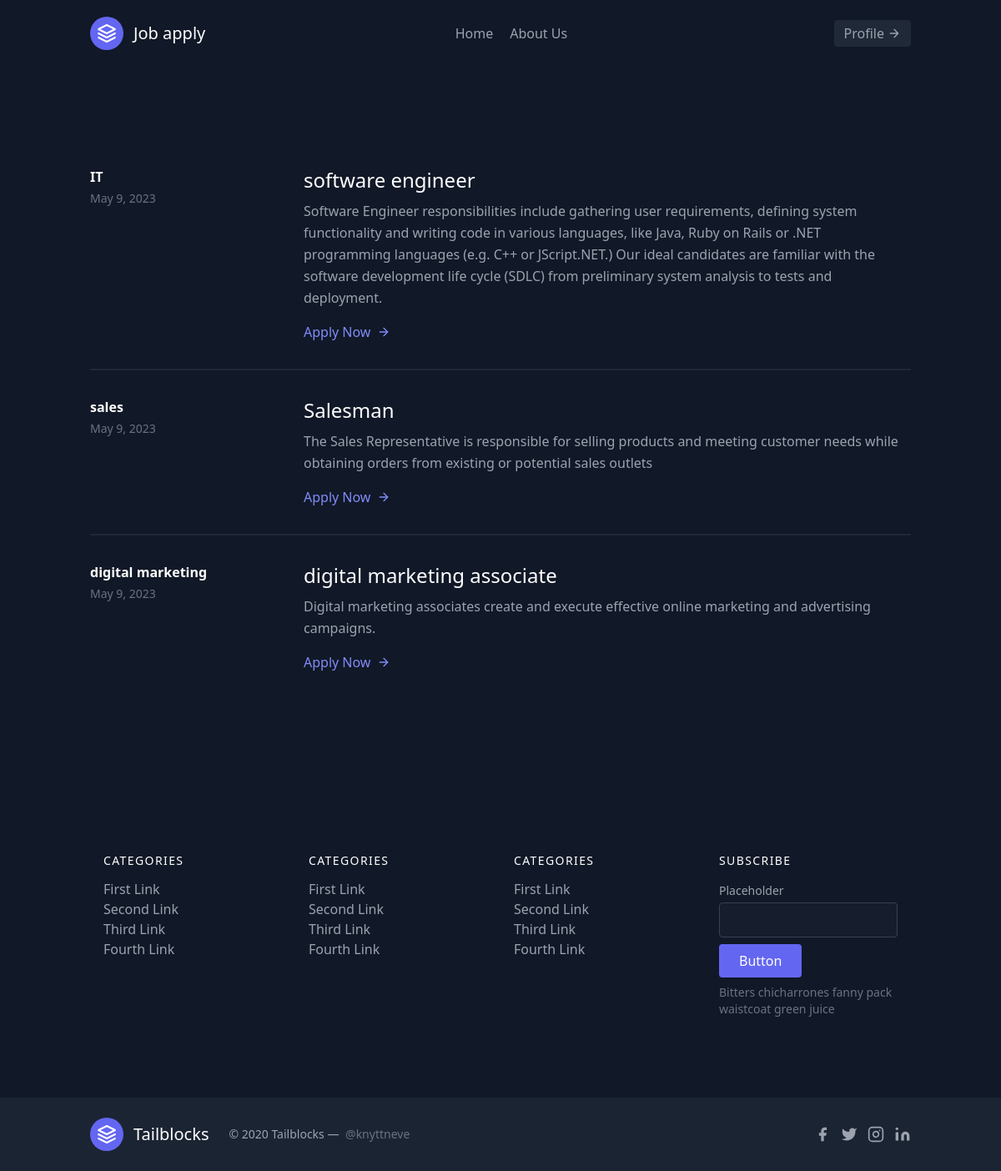
/ (signed in), run on the app's committed database.
### Home/models.py (models this page shows, shortened)
class Jobs(models.Model):
    Id = models.AutoField(primary_key=True)
    JobTitle = models.CharField(max_length=100)
    JobDescription = models.CharField(max_length=1000)
    JobLocation = models.CharField(max_length=100)
    JobType = models.CharField(max_length=100)
    JobCategory = models.CharField(max_length=100)
    JobSalary = models.CharField(max_length=100)
    JObDate = models.DateField(auto_now_add=True)
    JobCompany = models.CharField(max_length=100)
    SubmitedByResumas = models.ManyToManyField(users, related_name='SubmitedByResumas', blank=True)

### Home/views.py (the view)
# urls.py: 2. Add a URL to urlpatterns:  path('', Home.as_view(), name='home')
@login_required(login_url='/signin')
def Home(request):
    user_id = request.user.id
    jobs = Jobs.objects.all()
    context = {'Jobs': jobs,
               "user_id":user_id}
    return render(request, 'index.html', context)

### Templates/index.html
{% extends 'main.html' %}
{% block content %}
<section class="text-gray-400 bg-gray-900 body-font overflow-hidden" style="padding: 2%;">
  <div class="container px-5 py-24 mx-auto" bis_skin_checked="1">
    <div class="-my-8 divide-y-2 divide-gray-800" bis_skin_checked="1">
      {% for i in Jobs %}
        <div class="py-8 flex flex-wrap md:flex-nowrap" bis_skin_checked="1">
          <div class="md:w-64 md:mb-0 mb-6 flex-shrink-0 flex flex-col" bis_skin_checked="1">
            <span class="font-semibold title-font text-white">{{i.JobCategory}}</span>
            <span class="mt-1 text-gray-500 text-sm">{{i.JObDate}}</span>
          </div>
          <div class="md:flex-grow" bis_skin_checked="1">
            <h2 class="text-2xl font-medium text-white title-font mb-2">{{i.JobTitle}}</h2>
            <p class="leading-relaxed">{{i.JobDescription}}</p>
            <a class="text-indigo-400 inline-flex items-center mt-4" href="job-profile/{{i.Id}}">Apply Now
              <svg class="w-4 h-4 ml-2" viewBox="0 0 24 24" stroke="currentColor" stroke-width="2" fill="none"
                stroke-linecap="round" stroke-linejoin="round">
                <path d="M5 12h14"></path>
                <path d="M12 5l7 7-7 7"></path>
              </svg>
            </a>
          </div>
        </div>
      {% endfor %}
    </div>
  </div>
</section>
{% endblock %}

### Templates/main.html (shortened to what this page needs)
<!DOCTYPE html>
<html lang="en">
<head>
    <script src="https://cdn.tailwindcss.com"></script>
</head>
<body>
  <header class="text-gray-400 bg-gray-900 body-font">
      <div class="container mx-auto flex flex-wrap p-5 flex-col md:flex-row items-center" bis_skin_checked="1">
        <a class="flex title-font font-medium items-center text-white mb-4 md:mb-0" href="/">
          <svg xmlns="http://www.w3.org/2000/svg" fill="none" stroke="currentColor" stroke-linecap="round" stroke-linejoin="round" stroke-width="2" class="w-10 h-10 text-white p-2 bg-indigo-500 rounded-full" viewBox="0 0 24 24">
            <path d="M12 2L2 7l10 5 10-5-10-5zM2 17l10 5 10-5M2 12l10 5 10-5"></path>
          </svg>
          <span class="ml-3 text-xl">Job apply</span>
        </a>
        <nav class="md:ml-auto md:mr-auto flex flex-wrap items-center text-base justify-center">
          <a class="mr-5 hover:text-white" href="/">Home</a>
          <a class="mr-5 hover:text-white" href="/about">About Us</a>
        </nav>
        <a href="/me/{{user_id}}">
          <button class="inline-flex items-center bg-gray-800 border-0 py-1 px-3 focus:outline-none hover:bg-gray-700 rounded text-base mt-4 md:mt-0">Profile
            <svg fill="none" stroke="currentColor" stroke-linecap="round" stroke-linejoin="round" stroke-width="2" class="w-4 h-4 ml-1" viewBox="0 0 24 24">
              <path d="M5 12h14M12 5l7 7-7 7"></path>
            </svg>
          </button>
        </a>
      </div>
    </header>
  {% block content %}
  {% endblock %}
</body>
<footer class="text-gray-400 bg-gray-900 body-font">
    <div class="container px-5 py-24 mx-auto" bis_skin_checked="1">
      <div class="flex flex-wrap md:text-left text-center order-first" bis_skin_checked="1">
        <div class="lg:w-1/4 md:w-1/2 w-full px-4" bis_skin_checked="1">
          <h2 class="title-font font-medium text-white tracking-widest text-sm mb-3">CATEGORIES</h2>
          <nav class="list-none mb-10">
            <li>
              <a class="text-gray-400 hover:text-white">First Link</a>
            </li>
            <li>
              <a class="text-gray-400 hover:text-white">Second Link</a>
            </li>
            <li>
              <a class="text-gray-400 hover:text-white">Third Link</a>
            </li>
            <li>
              <a class="text-gray-400 hover:text-white">Fourth Link</a>
            </li>
          </nav>
        </div>
        <div class="lg:w-1/4 md:w-1/2 w-full px-4" bis_skin_checked="1">
          <h2 class="title-font font-medium text-white tracking-widest text-sm mb-3">CATEGORIES</h2>
          <nav class="list-none mb-10">
            <li>
              <a class="text-gray-400 hover:text-white">First Link</a>
            </li>
            <li>
              <a class="text-gray-400 hover:text-white">Second Link</a>
            </li>
            <li>
              <a class="text-gray-400 hover:text-white">Third Link</a>
            </li>
            <li>
              <a class="text-gray-400 hover:text-white">Fourth Link</a>
            </li>
          </nav>
        </div>
        <div class="lg:w-1/4 md:w-1/2 w-full px-4" bis_skin_checked="1">
          <h2 class="title-font font-medium text-white tracking-widest text-sm mb-3">CATEGORIES</h2>
          <nav class="list-none mb-10">
            <li>
              <a class="text-gray-400 hover:text-white">First Link</a>
            </li>
            <li>
              <a class="text-gray-400 hover:text-white">Second Link</a>
            </li>
            <li>
              <a class="text-gray-400 hover:text-white">Third Link</a>
            </li>
            <li>
              <a class="text-gray-400 hover:text-white">Fourth Link</a>
            </li>
          </nav>
        </div>
        <div class="lg:w-1/4 md:w-1/2 w-full px-4" bis_skin_checked="1">
          <h2 class="title-font font-medium text-white tracking-widest text-sm mb-3">SUBSCRIBE</h2>
          <div class="flex xl:flex-nowrap md:flex-nowrap lg:flex-wrap flex-wrap justify-center items-end md:justify-start" bis_skin_checked="1">
            <div class="relative w-40 sm:w-auto xl:mr-4 lg:mr-0 sm:mr-4 mr-2" bis_skin_checked="1">
              <label for="footer-field" class="leading-7 text-sm text-gray-400">Placeholder</label>
              <input type="text" id="footer-field" name="footer-field" class="w-full bg-gray-800 rounded border bg-opacity-40 border-gray-700 focus:bg-transparent focus:ring-2 focus:ring-indigo-900 focus:border-indigo-500 text-base outline-none text-gray-100 py-1 px-3 leading-8 transition-colors duration-200 ease-in-out">
            </div>
            <button class="lg:mt-2 xl:mt-0 flex-shrink-0 inline-flex text-white bg-indigo-500 border-0 py-2 px-6 focus:outline-none hover:bg-indigo-600 rounded">Button</button>
          </div>
          <p class="text-gray-500 text-sm mt-2 md:text-left text-center">Bitters chicharrones fanny pack
            <br class="lg:block hidden">waistcoat green juice
          </p>
        </div>
      </div>
    </div>
    <div class="bg-gray-800 bg-opacity-75" bis_skin_checked="1">
      <div class="container px-5 py-6 mx-auto flex items-center sm:flex-row flex-col" bis_skin_checked="1">
        <a class="flex title-font font-medium items-center md:justify-start justify-center text-white">
          <svg xmlns="http://www.w3.org/2000/svg" fill="none" stroke="currentColor" stroke-linecap="round" stroke-linejoin="round" stroke-width="2" class="w-10 h-10 text-white p-2 bg-indigo-500 rounded-full" viewBox="0 0 24 24">
            <path d="M12 2L2 7l10 5 10-5-10-5zM2 17l10 5 10-5M2 12l10 5 10-5"></path>
          </svg>
          <span class="ml-3 text-xl">Tailblocks</span>
        </a>
        <p class="text-sm text-gray-400 sm:ml-6 sm:mt-0 mt-4">© 2020 Tailblocks —
          <a href="https://twitter.com/knyttneve" class="text-gray-500 ml-1" target="_blank" rel="noopener noreferrer">@knyttneve</a>
        </p>
        <span class="inline-flex sm:ml-auto sm:mt-0 mt-4 justify-center sm:justify-start">
          <a class="text-gray-400">
            <svg fill="currentColor" stroke-linecap="round" stroke-linejoin="round" stroke-width="2" class="w-5 h-5" viewBox="0 0 24 24">
              <path d="M18 2h-3a5 5 0 00-5 5v3H7v4h3v8h4v-8h3l1-4h-4V7a1 1 0 011-1h3z"></path>
            </svg>
          </a>
          <a class="ml-3 text-gray-400">
            <svg fill="currentColor" stroke-linecap="round" stroke-linejoin="round" stroke-width="2" class="w-5 h-5" viewBox="0 0 24 24">
              <path d="M23 3a10.9 10.9 0 01-3.14 1.53 4.48 4.48 0 00-7.86 3v1A10.66 10.66 0 013 4s-4 9 5 13a11.64 11.64 0 01-7 2c9 5 20 0 20-11.5a4.5 4.5 0 00-.08-.83A7.72 7.72 0 0023 3z"></path>
            </svg>
          </a>
          <a class="ml-3 text-gray-400">
            <svg fill="none" stroke="currentColor" stroke-linecap="round" stroke-linejoin="round" stroke-width="2" class="w-5 h-5" viewBox="0 0 24 24">
              <rect width="20" height="20" x="2" y="2" rx="5" ry="5"></rect>
              <path d="M16 11.37A4 4 0 1112.63 8 4 4 0 0116 11.37zm1.5-4.87h.01"></path>
            </svg>
          </a>
          <a class="ml-3 text-gray-400">
            <svg fill="currentColor" stroke="currentColor" stroke-linecap="round" stroke-linejoin="round" stroke-width="0" class="w-5 h-5" viewBox="0 0 24 24">
              <path stroke="none" d="M16 8a6 6 0 016 6v7h-4v-7a2 2 0 00-2-2 2 2 0 00-2 2v7h-4v-7a6 6 0 016-6zM2 9h4v12H2z"></path>
              <circle cx="4" cy="4" r="2" stroke="none"></circle>
            </svg>
          </a>
        </span>
      </div>
    </div>
  </footer>
</html>

### data on the page
Jobs: JobCategory "IT", JObDate "May 9, 2023", JobTitle "software engineer", JobDescription "Software Engineer responsibilities include gathering user requirements, defining system functionality and writing code in various languages, like Java, Ruby on Rails or .NET programming languages (e.g. C++ or JScript.NET.) Our ideal candidates are familiar with the software development life cycle (SDLC) from preliminary system analysis to tests and deployment."
Jobs: JobCategory "sales", JObDate "May 9, 2023", JobTitle "Salesman", JobDescription "The Sales Representative is responsible for selling products and meeting customer needs while obtaining orders from existing or potential sales outlets"
Jobs: JobCategory "digital marketing", JObDate "May 9, 2023", JobTitle "digital marketing associate", JobDescription "Digital marketing associates create and execute effective online marketing and advertising campaigns."
